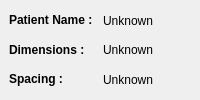
        <widget class="QWidget" name="infoTab" >
         <attribute name="title" >
          <string>Information</string>
         </attribute>
         <attribute name="icon" >
          <iconset resource="cardiac.qrc" >:/res/images/info.png</iconset>
         </attribute>
         <layout class="QGridLayout" >
          <property name="leftMargin" >
           <number>9</number>
          </property>
          <property name="topMargin" >
           <number>9</number>
          </property>
          <property name="rightMargin" >
           <number>9</number>
          </property>
          <property name="bottomMargin" >
           <number>9</number>
          </property>
          <property name="horizontalSpacing" >
           <number>6</number>
          </property>
          <property name="verticalSpacing" >
           <number>6</number>
          </property>
          <item row="2" column="1" >
           <widget class="QLabel" name="pixSpacing" >
            <property name="toolTip" >
             <string/>
            </property>
            <property name="text" >
             <string>Unknown</string>
            </property>
           </widget>
          </item>
          <item row="1" column="1" >
           <widget class="QLabel" name="dimensions" >
            <property name="toolTip" >
             <string/>
            </property>
            <property name="text" >
             <string>Unknown</string>
            </property>
           </widget>
          </item>
          <item row="0" column="1" >
           <widget class="QLabel" name="patientName" >
            <property name="toolTip" >
             <string/>
            </property>
            <property name="text" >
             <string>Unknown</string>
            </property>
           </widget>
          </item>
          <item row="0" column="0" >
           <widget class="QLabel" name="label1" >
            <property name="toolTip" >
             <string>Displays the patient name of the currently loaded dataset.</string>
            </property>
            <property name="text" >
             <string>&lt;b>Patient Name : &lt;/b></string>
            </property>
           </widget>
          </item>
          <item row="1" column="0" >
           <widget class="QLabel" name="label2" >
            <property name="toolTip" >
             <string>Displays the dimensions of the currently loaded dataset.</string>
            </property>
            <property name="text" >
             <string>&lt;b>Dimensions : &lt;/b></string>
            </property>
           </widget>
          </item>
          <item row="2" column="0" >
           <widget class="QLabel" name="label3" >
            <property name="toolTip" >
             <string>Displays the pixel spacing of the currently loaded dataset.</string>
            </property>
            <property name="text" >
             <string>&lt;b>Spacing : &lt;/b></string>
            </property>
           </widget>
          </item>
         </layout>
        </widget>
